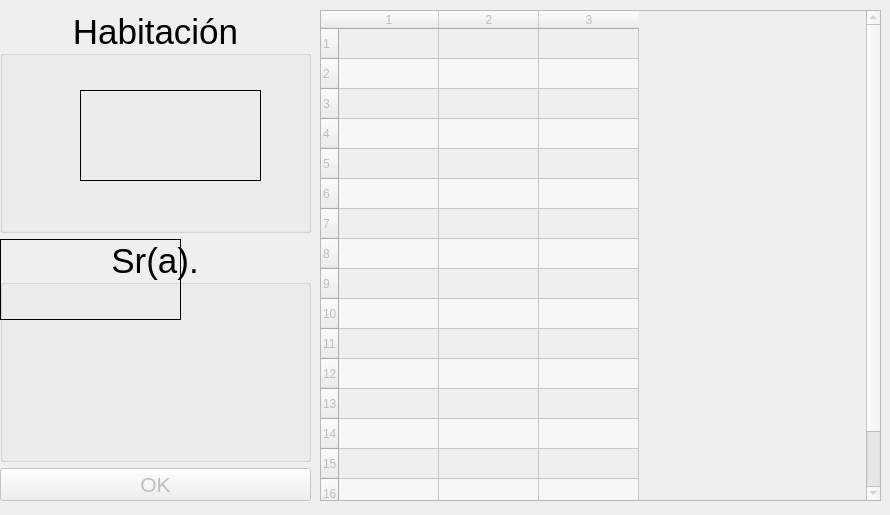
<?xml version="1.0" encoding="UTF-8"?>
<ui version="4.0">
 <class>MainWindow</class>
 <widget class="QMainWindow" name="MainWindow">
  <property name="geometry">
   <rect>
    <x>0</x>
    <y>0</y>
    <width>890</width>
    <height>515</height>
   </rect>
  </property>
  <property name="windowTitle">
   <string>Confirmation Window</string>
  </property>
  <widget class="QWidget" name="centralwidget">
   <widget class="QWidget" name="verticalLayoutWidget">
    <property name="geometry">
     <rect>
      <x>0</x>
      <y>10</y>
      <width>311</width>
      <height>491</height>
     </rect>
    </property>
    <layout class="QVBoxLayout" name="verticalLayout">
     <item>
      <widget class="QGroupBox" name="groupBox">
       <property name="font">
        <font>
         <pointsize>26</pointsize>
         <italic>false</italic>
        </font>
       </property>
       <property name="title">
        <string>Habitación</string>
       </property>
       <property name="alignment">
        <set>Qt::AlignCenter</set>
       </property>
       <property name="flat">
        <bool>false</bool>
       </property>
       <widget class="QLabel" name="room">
        <property name="geometry">
         <rect>
          <x>80</x>
          <y>80</y>
          <width>181</width>
          <height>91</height>
         </rect>
        </property>
        <property name="sizePolicy">
         <sizepolicy hsizetype="Expanding" vsizetype="Expanding">
          <horstretch>0</horstretch>
          <verstretch>0</verstretch>
         </sizepolicy>
        </property>
        <property name="frameShape">
         <enum>QFrame::Box</enum>
        </property>
        <property name="text">
         <string/>
        </property>
        <property name="alignment">
         <set>Qt::AlignCenter</set>
        </property>
       </widget>
      </widget>
     </item>
     <item>
      <widget class="QGroupBox" name="groupBox_2">
       <property name="font">
        <font>
         <pointsize>26</pointsize>
        </font>
       </property>
       <property name="title">
        <string>Sr(a).</string>
       </property>
       <property name="alignment">
        <set>Qt::AlignCenter</set>
       </property>
       <widget class="QLabel" name="guest_name">
        <property name="geometry">
         <rect>
          <x>0</x>
          <y>0</y>
          <width>181</width>
          <height>81</height>
         </rect>
        </property>
        <property name="frameShape">
         <enum>QFrame::Box</enum>
        </property>
        <property name="text">
         <string/>
        </property>
        <property name="alignment">
         <set>Qt::AlignCenter</set>
        </property>
        <property name="margin">
         <number>4</number>
        </property>
       </widget>
      </widget>
     </item>
     <item>
      <widget class="QPushButton" name="confirm">
       <property name="enabled">
        <bool>false</bool>
       </property>
       <property name="font">
        <font>
         <pointsize>16</pointsize>
        </font>
       </property>
       <property name="text">
        <string>OK</string>
       </property>
      </widget>
     </item>
    </layout>
   </widget>
   <widget class="QTableWidget" name="tableWidget">
    <property name="enabled">
     <bool>false</bool>
    </property>
    <property name="geometry">
     <rect>
      <x>320</x>
      <y>10</y>
      <width>561</width>
      <height>491</height>
     </rect>
    </property>
    <property name="contextMenuPolicy">
     <enum>Qt::DefaultContextMenu</enum>
    </property>
    <property name="frameShape">
     <enum>QFrame::StyledPanel</enum>
    </property>
    <property name="frameShadow">
     <enum>QFrame::Sunken</enum>
    </property>
    <property name="autoScrollMargin">
     <number>8</number>
    </property>
    <property name="editTriggers">
     <set>QAbstractItemView::NoEditTriggers</set>
    </property>
    <property name="dragEnabled">
     <bool>false</bool>
    </property>
    <property name="alternatingRowColors">
     <bool>true</bool>
    </property>
    <property name="rowCount">
     <number>17</number>
    </property>
    <property name="columnCount">
     <number>3</number>
    </property>
    <attribute name="horizontalHeaderVisible">
     <bool>true</bool>
    </attribute>
    <attribute name="horizontalHeaderCascadingSectionResizes">
     <bool>false</bool>
    </attribute>
    <row/>
    <row/>
    <row/>
    <row/>
    <row/>
    <row/>
    <row/>
    <row/>
    <row/>
    <row/>
    <row/>
    <row/>
    <row/>
    <row/>
    <row/>
    <row/>
    <row/>
    <column/>
    <column/>
    <column/>
   </widget>
  </widget>
 </widget>
 <resources/>
 <connections/>
</ui>
